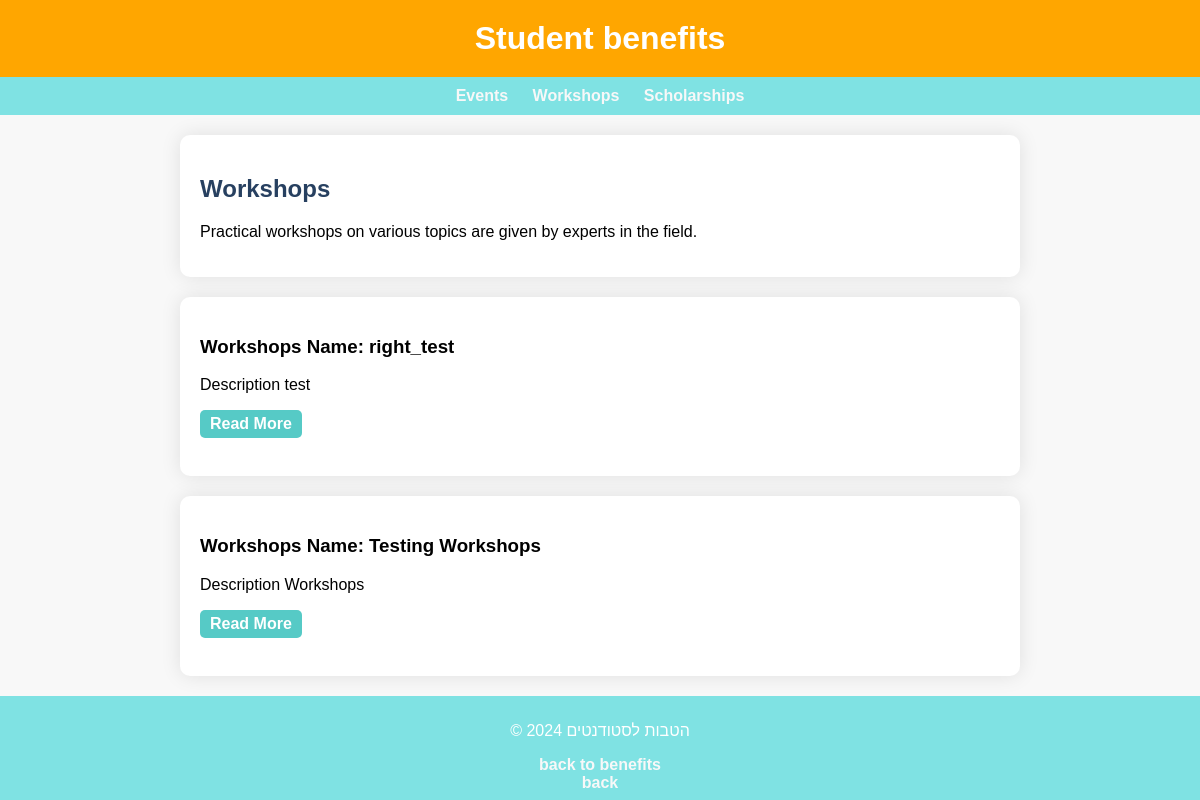
Page /blog/Workshops/ on the committed database.
### blog/models.py (models this page shows, shortened)
class Post(models.Model):
    title = models.CharField(max_length=200, unique=True) #unique is an valiation to check if max length is not greater.
    slug = models.SlugField(max_length=200, unique=True,null=True)#checks that it gets only string,chars,numbers, DELETE!
    author = models.ForeignKey(get_user_model(), on_delete=models.CASCADE,null=True)
    isanonymous = models.BooleanField(default=False)#giving the option to make a anonymous sumbit
    Topic_choice = models.CharField(max_length=100,choices=Topic_choice,null=True)
    benefits_rights_choices = models.CharField(max_length=100,choices=rights_benefits_choice,null=True)
    benefits_choices = models.CharField(max_length=100,choices=benefits_choice,null=True)#for benefits page.
    reserve_choices = models.CharField(max_length=100,choices=reserve_choices,null=True)
    content = models.TextField()
    created_on = models.DateTimeField(auto_now_add=True)
    author_url  = models.URLField(blank=True, null=True)
    isright = models.BooleanField(default=False)#rights posts.
    isbenefits = models.BooleanField(default=False)#for events posts
    isreserve = models.BooleanField(default=False)#for reserve(soilders_posts)posts
    header_image = models.FileField(null=True,blank =True,upload_to="images/",validators=[validate_file_extension,sizefile])#images.
    department_choices = models.CharField(max_length = 200, choices = department_choice,default = 'tech')
    class Meta:
        ordering = ['-created_on']#See when the blog was posted.

### blog/views.py (the view)
# urls.py: path('Workshops/',views.allWorkshops,name='Workshops'),
def allWorkshops(request):
    post_list = Post.objects.filter(isbenefits=True)  # Change the condition as needed
    context = {
        'post_list': post_list,
    }
    return render(request, 'Workshops.html', context)

### blog/templates/Workshops.html (shortened to what this page needs)
<!DOCTYPE html>
<html lang="en">
<head>
    {%load static%}
    <link rel="stylesheet" href="{% static 'Workshops.css' %}">
</head>
<body>
    <header>
        <h1>Student benefits</h1>
    </header>
    <nav>
        <ul>
            <li><a href="{% url 'Events' %}">Events</a></li>
            <li><a href="{% url 'Workshops' %}">Workshops</a></li>
            <li><a href="{% url 'Scholarships' %}">Scholarships</a></li>
        </ul>
    </nav>
    <section id="info">
        <h2>Workshops</h2>
        <p>Practical workshops on various topics are given by experts in the field.</p>
    </section>
    {% for post in post_list %}
                {% if post.benefits_choices == "workshops" %}
                 <section id="info">
                        <h3>Workshops Name: {{ post.title }}</h3>
                        <p>Description {{ post.content }}</p>
                        <a href="{% if post.slug %}{% url 'post_detail' post.slug %}{% endif %}" class="button-registration">Read More</a>
                        <br><br>
                     {% endif %}
                  </section>
            {%endfor%}
    <footer>
        <p>&copy; 2024 הטבות לסטודנטים</p>
        <a href="{% url 'studentbenefits' %}" class="back-button">back to benefits</a>
        <br>
        {% if request.user.editor %}
        <li><a href="{% url 'homepage_editor' %}" class="link">Home</a></li>
    {% else %}
        {% if user.is_superuser %}
          <li><a href="{% url 'homepage_admin' %}" class="link">Home</a></li>
        {% else %}
            <a href="{% url 'homepage' %}" class="back-button">back</a>
        {% endif %}
    {% endif %}
    </footer>
</body>
</html>

### blog/static/Workshops.css (style rules this page uses)
body { font-family: 'Arial', sans-serif; margin: 0; padding: 0; background-color: #f8f8f8; }
header { background-color: #ffa600; color: #fff; text-align: center; padding: 20px 0; }
h1 { margin: 0; }
nav { background-color: #7fe2e3; color: #fff; padding: 10px 0; }
ul { list-style: none; margin: 0; padding: 0; text-align: center; }
li { display: inline-block; margin: 0 10px; }
a { color: #f8f8f8; text-decoration: none; font-weight: bold; }
section { max-width: 800px; margin: 20px auto; padding: 20px; background-color: #fff; border-radius: 10px; box-shadow: 0 0 20px rgba(0, 0, 0, 0.1); }
h2 { color: #274060; }
footer { background-color: #7fe2e3; color: #fff; text-align: center; padding: 10px 0; }
a.button-registration { display: inline-block; padding: 5px 10px; background-color: #56cac6; color: white; text-decoration: none; border-radius: 5px; transition: background-color 0.3s; }

### rows in the picture
Post: title "right_test", content "test"
Post: title "Testing Workshops", content "Workshops"
